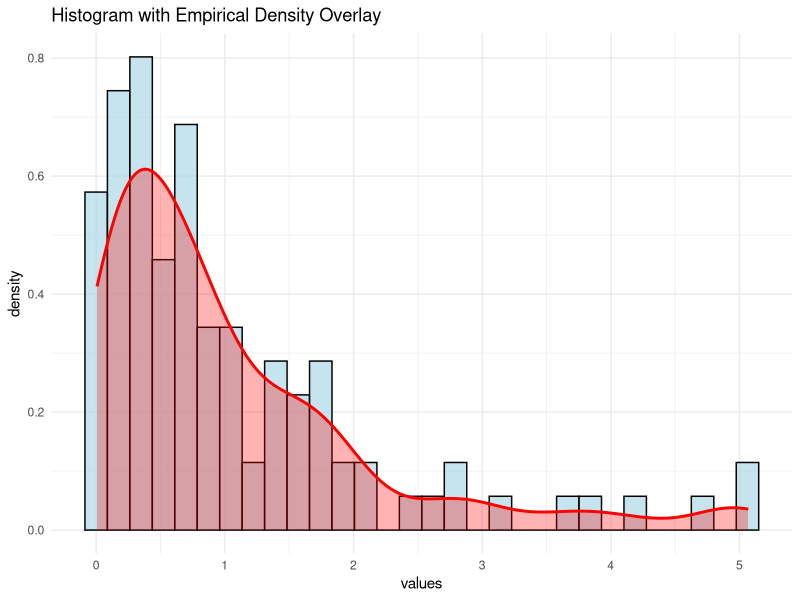

Write the R code that produced this figure.
# thi sis an important once because it has a histogram (made up count data)
# coexisting with a density plot
# otheise histogram is way too big.
library(ggplot2)
library(Cairo)
# Generate skewed data (not normal!)
data <- rexp(100, rate = 1)  # Exponential distribution

df <- data.frame(values = data)

CairoPNG("dnor3.png", 800, 800)
ggp <- ggplot(df, aes(x = values)) +
  geom_histogram(aes(y = after_stat(density)), 
                 bins = 30, 
                 fill = "lightblue", 
                 color = "black",
                 alpha = 0.7) +
  geom_density(fill = "red", alpha = 0.3, color = "red", linewidth = 1) +
  labs(title = "Histogram with Empirical Density Overlay") +
  theme_minimal()
show(ggp)
dev.off()
